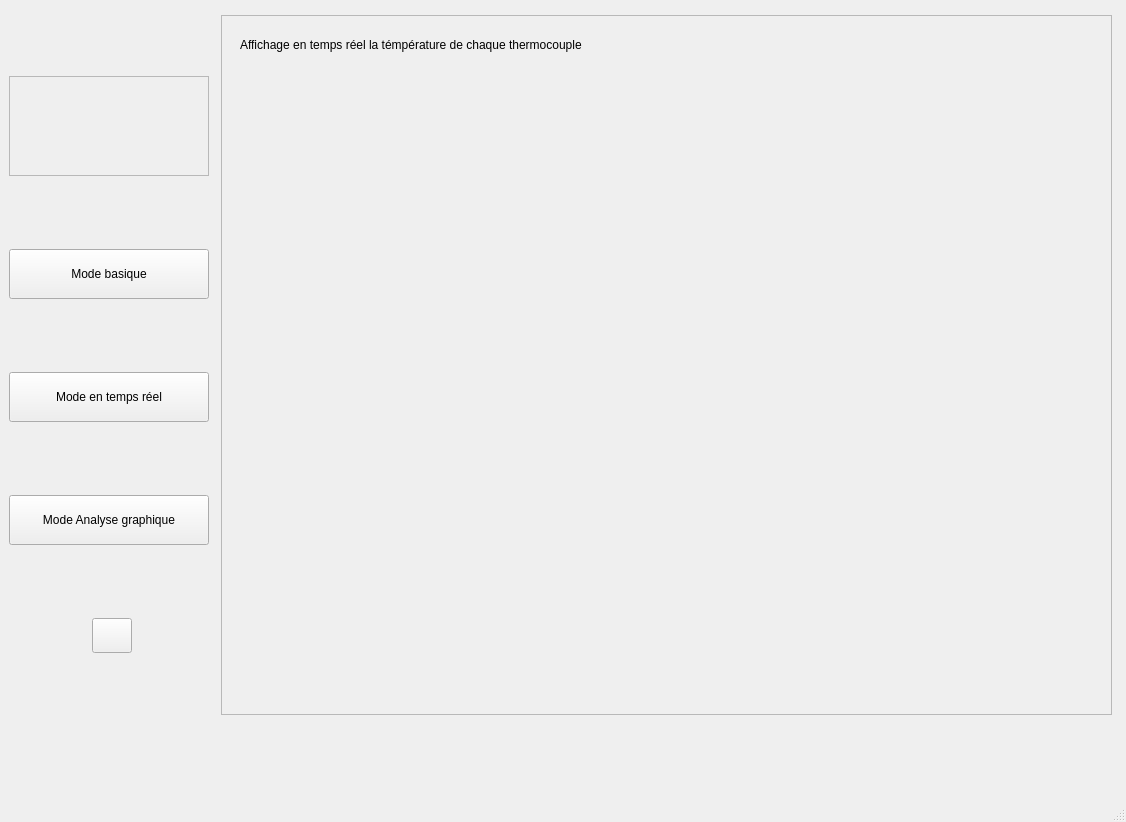
<?xml version="1.0" encoding="UTF-8"?>
<ui version="4.0">
 <class>MainWindow</class>
 <widget class="QMainWindow" name="MainWindow">
  <property name="geometry">
   <rect>
    <x>0</x>
    <y>0</y>
    <width>1126</width>
    <height>822</height>
   </rect>
  </property>
  <property name="windowTitle">
   <string>MainWindow</string>
  </property>
  <property name="autoFillBackground">
   <bool>true</bool>
  </property>
  <widget class="QWidget" name="centralwidget">
   <widget class="QWidget" name="horizontalLayoutWidget">
    <property name="geometry">
     <rect>
      <x>9</x>
      <y>9</y>
      <width>1103</width>
      <height>711</height>
     </rect>
    </property>
    <layout class="QHBoxLayout" name="horizontalLayout">
     <item>
      <layout class="QVBoxLayout" name="verticalLayout">
       <item>
        <widget class="QFrame" name="frame">
         <property name="sizePolicy">
          <sizepolicy hsizetype="Preferred" vsizetype="Preferred">
           <horstretch>0</horstretch>
           <verstretch>0</verstretch>
          </sizepolicy>
         </property>
         <property name="minimumSize">
          <size>
           <width>200</width>
           <height>100</height>
          </size>
         </property>
         <property name="maximumSize">
          <size>
           <width>200</width>
           <height>100</height>
          </size>
         </property>
         <property name="styleSheet">
          <string notr="true">image: url(:/logo.png);</string>
         </property>
         <property name="frameShape">
          <enum>QFrame::StyledPanel</enum>
         </property>
         <property name="frameShadow">
          <enum>QFrame::Raised</enum>
         </property>
        </widget>
       </item>
       <item>
        <widget class="QPushButton" name="btn_basic">
         <property name="sizePolicy">
          <sizepolicy hsizetype="Preferred" vsizetype="Preferred">
           <horstretch>0</horstretch>
           <verstretch>0</verstretch>
          </sizepolicy>
         </property>
         <property name="maximumSize">
          <size>
           <width>200</width>
           <height>50</height>
          </size>
         </property>
         <property name="text">
          <string>Mode basique</string>
         </property>
        </widget>
       </item>
       <item>
        <widget class="QPushButton" name="btn_reel">
         <property name="maximumSize">
          <size>
           <width>200</width>
           <height>50</height>
          </size>
         </property>
         <property name="text">
          <string>Mode en temps réel</string>
         </property>
        </widget>
       </item>
       <item>
        <widget class="QPushButton" name="btn_analyse">
         <property name="maximumSize">
          <size>
           <width>200</width>
           <height>50</height>
          </size>
         </property>
         <property name="text">
          <string>Mode Analyse graphique</string>
         </property>
        </widget>
       </item>
       <item alignment="Qt::AlignHCenter">
        <widget class="QPushButton" name="info_btn">
         <property name="maximumSize">
          <size>
           <width>40</width>
           <height>35</height>
          </size>
         </property>
         <property name="autoFillBackground">
          <bool>false</bool>
         </property>
         <property name="styleSheet">
          <string notr="true">background-repeat: no-repeat;
background-image: url(:/infoo.png);
QPushButton { padding: 10px; };</string>
         </property>
         <property name="text">
          <string/>
         </property>
        </widget>
       </item>
      </layout>
     </item>
     <item>
      <layout class="QVBoxLayout" name="verticalLayout_2">
       <item>
        <spacer name="horizontalSpacer">
         <property name="orientation">
          <enum>Qt::Horizontal</enum>
         </property>
         <property name="sizeType">
          <enum>QSizePolicy::Fixed</enum>
         </property>
         <property name="sizeHint" stdset="0">
          <size>
           <width>887</width>
           <height>1</height>
          </size>
         </property>
        </spacer>
       </item>
       <item>
        <widget class="QFrame" name="frameViews">
         <property name="sizePolicy">
          <sizepolicy hsizetype="Maximum" vsizetype="Maximum">
           <horstretch>0</horstretch>
           <verstretch>0</verstretch>
          </sizepolicy>
         </property>
         <property name="minimumSize">
          <size>
           <width>891</width>
           <height>700</height>
          </size>
         </property>
         <property name="frameShape">
          <enum>QFrame::StyledPanel</enum>
         </property>
         <property name="frameShadow">
          <enum>QFrame::Raised</enum>
         </property>
         <layout class="QVBoxLayout" name="verticalLayout_5">
          <item>
           <widget class="QStackedWidget" name="stackedWidget">
            <property name="currentIndex">
             <number>1</number>
            </property>
            <widget class="QWidget" name="page">
             <layout class="QVBoxLayout" name="verticalLayout_6">
              <item>
               <widget class="QLCDNumber" name="lcd_temp">
                <property name="sizePolicy">
                 <sizepolicy hsizetype="Minimum" vsizetype="Fixed">
                  <horstretch>0</horstretch>
                  <verstretch>0</verstretch>
                 </sizepolicy>
                </property>
                <property name="minimumSize">
                 <size>
                  <width>0</width>
                  <height>10</height>
                 </size>
                </property>
                <property name="maximumSize">
                 <size>
                  <width>16777215</width>
                  <height>100</height>
                 </size>
                </property>
               </widget>
              </item>
              <item>
               <layout class="QVBoxLayout" name="verticalLayout_7">
                <item>
                 <widget class="QLabel" name="label_4">
                  <property name="sizePolicy">
                   <sizepolicy hsizetype="Preferred" vsizetype="Fixed">
                    <horstretch>0</horstretch>
                    <verstretch>0</verstretch>
                   </sizepolicy>
                  </property>
                  <property name="minimumSize">
                   <size>
                    <width>10</width>
                    <height>0</height>
                   </size>
                  </property>
                  <property name="text">
                   <string>Témpérature en degrés Celsus du thermocouple selectionné</string>
                  </property>
                 </widget>
                </item>
                <item>
                 <widget class="QWidget" name="widget" native="true">
                  <property name="sizePolicy">
                   <sizepolicy hsizetype="Preferred" vsizetype="Fixed">
                    <horstretch>0</horstretch>
                    <verstretch>0</verstretch>
                   </sizepolicy>
                  </property>
                  <property name="maximumSize">
                   <size>
                    <width>16777215</width>
                    <height>700</height>
                   </size>
                  </property>
                  <property name="styleSheet">
                   <string notr="true">background-image: url(:/radiateur.jpg);
background-repeat: no-repeat;</string>
                  </property>
                  <widget class="QRadioButton" name="radio_btn_t1">
                   <property name="enabled">
                    <bool>true</bool>
                   </property>
                   <property name="geometry">
                    <rect>
                     <x>60</x>
                     <y>20</y>
                     <width>100</width>
                     <height>30</height>
                    </rect>
                   </property>
                   <property name="maximumSize">
                    <size>
                     <width>100</width>
                     <height>16777215</height>
                    </size>
                   </property>
                   <property name="text">
                    <string>T1</string>
                   </property>
                  </widget>
                  <widget class="QRadioButton" name="radio_btn_t4">
                   <property name="geometry">
                    <rect>
                     <x>420</x>
                     <y>330</y>
                     <width>100</width>
                     <height>30</height>
                    </rect>
                   </property>
                   <property name="maximumSize">
                    <size>
                     <width>100</width>
                     <height>16777215</height>
                    </size>
                   </property>
                   <property name="text">
                    <string>T4</string>
                   </property>
                  </widget>
                  <widget class="QRadioButton" name="radio_btn_t2">
                   <property name="geometry">
                    <rect>
                     <x>160</x>
                     <y>120</y>
                     <width>100</width>
                     <height>30</height>
                    </rect>
                   </property>
                   <property name="maximumSize">
                    <size>
                     <width>100</width>
                     <height>16777215</height>
                    </size>
                   </property>
                   <property name="text">
                    <string>T2</string>
                   </property>
                  </widget>
                  <widget class="QRadioButton" name="radio_btn_t3">
                   <property name="geometry">
                    <rect>
                     <x>160</x>
                     <y>210</y>
                     <width>100</width>
                     <height>30</height>
                    </rect>
                   </property>
                   <property name="maximumSize">
                    <size>
                     <width>100</width>
                     <height>16777215</height>
                    </size>
                   </property>
                   <property name="text">
                    <string>T3</string>
                   </property>
                  </widget>
                  <widget class="QRadioButton" name="radio_btn_t5">
                   <property name="geometry">
                    <rect>
                     <x>360</x>
                     <y>150</y>
                     <width>100</width>
                     <height>30</height>
                    </rect>
                   </property>
                   <property name="maximumSize">
                    <size>
                     <width>100</width>
                     <height>16777215</height>
                    </size>
                   </property>
                   <property name="text">
                    <string>T5</string>
                   </property>
                  </widget>
                 </widget>
                </item>
               </layout>
              </item>
             </layout>
            </widget>
            <widget class="QWidget" name="page_2">
             <widget class="QLabel" name="label">
              <property name="geometry">
               <rect>
                <x>9</x>
                <y>9</y>
                <width>681</width>
                <height>22</height>
               </rect>
              </property>
              <property name="text">
               <string>Affichage en temps réel la témpérature de chaque thermocouple</string>
              </property>
             </widget>
             <widget class="MplWidget" name="MplWidget" native="true">
              <property name="geometry">
               <rect>
                <x>30</x>
                <y>50</y>
                <width>291</width>
                <height>231</height>
               </rect>
              </property>
             </widget>
             <widget class="MplWidget" name="MplWidget_2" native="true">
              <property name="geometry">
               <rect>
                <x>340</x>
                <y>50</y>
                <width>221</width>
                <height>221</height>
               </rect>
              </property>
             </widget>
             <widget class="MplWidget" name="MplWidget_3" native="true">
              <property name="geometry">
               <rect>
                <x>30</x>
                <y>290</y>
                <width>301</width>
                <height>261</height>
               </rect>
              </property>
             </widget>
             <widget class="MplWidget" name="MplWidget_4" native="true">
              <property name="geometry">
               <rect>
                <x>460</x>
                <y>290</y>
                <width>361</width>
                <height>261</height>
               </rect>
              </property>
             </widget>
             <widget class="MplWidget" name="MplWidget_5" native="true">
              <property name="geometry">
               <rect>
                <x>620</x>
                <y>50</y>
                <width>231</width>
                <height>231</height>
               </rect>
              </property>
             </widget>
            </widget>
            <widget class="QWidget" name="page_3">
             <widget class="QCheckBox" name="checkBox_T1">
              <property name="geometry">
               <rect>
                <x>140</x>
                <y>40</y>
                <width>43</width>
                <height>30</height>
               </rect>
              </property>
              <property name="text">
               <string>T1</string>
              </property>
             </widget>
             <widget class="QLabel" name="label_3">
              <property name="geometry">
               <rect>
                <x>9</x>
                <y>9</y>
                <width>843</width>
                <height>22</height>
               </rect>
              </property>
              <property name="text">
               <string>Affichage du graphique de température des thermocouples selectionnés, valeurs recupérées depuis la base de données</string>
              </property>
             </widget>
             <widget class="QCheckBox" name="checkBox_T2">
              <property name="geometry">
               <rect>
                <x>240</x>
                <y>40</y>
                <width>43</width>
                <height>30</height>
               </rect>
              </property>
              <property name="text">
               <string>T2</string>
              </property>
             </widget>
             <widget class="QCheckBox" name="checkBox_T3">
              <property name="geometry">
               <rect>
                <x>370</x>
                <y>40</y>
                <width>43</width>
                <height>30</height>
               </rect>
              </property>
              <property name="text">
               <string>T3</string>
              </property>
             </widget>
             <widget class="QCheckBox" name="checkBox_T4">
              <property name="geometry">
               <rect>
                <x>460</x>
                <y>40</y>
                <width>43</width>
                <height>30</height>
               </rect>
              </property>
              <property name="text">
               <string>T4</string>
              </property>
             </widget>
             <widget class="QCheckBox" name="checkBox_T5">
              <property name="geometry">
               <rect>
                <x>540</x>
                <y>40</y>
                <width>43</width>
                <height>30</height>
               </rect>
              </property>
              <property name="text">
               <string>T5</string>
              </property>
             </widget>
             <widget class="QPushButton" name="btn_mise_zero">
              <property name="geometry">
               <rect>
                <x>770</x>
                <y>73</y>
                <width>94</width>
                <height>41</height>
               </rect>
              </property>
              <property name="text">
               <string>Mise à 0</string>
              </property>
             </widget>
             <widget class="QPushButton" name="btn_mise_jour">
              <property name="geometry">
               <rect>
                <x>650</x>
                <y>73</y>
                <width>111</width>
                <height>41</height>
               </rect>
              </property>
              <property name="text">
               <string>Mise à jour</string>
              </property>
             </widget>
             <widget class="MplWidget" name="MplWidget_6" native="true">
              <property name="geometry">
               <rect>
                <x>40</x>
                <y>160</y>
                <width>811</width>
                <height>501</height>
               </rect>
              </property>
             </widget>
             <widget class="QLabel" name="label_2">
              <property name="geometry">
               <rect>
                <x>20</x>
                <y>80</y>
                <width>91</width>
                <height>22</height>
               </rect>
              </property>
              <property name="text">
               <string>Définir T0 : </string>
              </property>
             </widget>
             <widget class="QSpinBox" name="spinBox">
              <property name="geometry">
               <rect>
                <x>100</x>
                <y>70</y>
                <width>115</width>
                <height>34</height>
               </rect>
              </property>
              <property name="maximum">
               <number>9999</number>
              </property>
             </widget>
            </widget>
            <widget class="QWidget" name="page_4">
             <widget class="QLabel" name="label_info">
              <property name="geometry">
               <rect>
                <x>40</x>
                <y>40</y>
                <width>281</width>
                <height>22</height>
               </rect>
              </property>
              <property name="text">
               <string>page info</string>
              </property>
             </widget>
            </widget>
           </widget>
          </item>
         </layout>
        </widget>
       </item>
      </layout>
     </item>
    </layout>
   </widget>
  </widget>
  <widget class="QMenuBar" name="menubar">
   <property name="geometry">
    <rect>
     <x>0</x>
     <y>0</y>
     <width>1126</width>
     <height>31</height>
    </rect>
   </property>
  </widget>
  <widget class="QStatusBar" name="statusbar"/>
 </widget>
 <customwidgets>
  <customwidget>
   <class>MplWidget</class>
   <extends>QWidget</extends>
   <header>mplwidget.h</header>
   <container>1</container>
  </customwidget>
 </customwidgets>
 <resources/>
 <connections/>
</ui>
